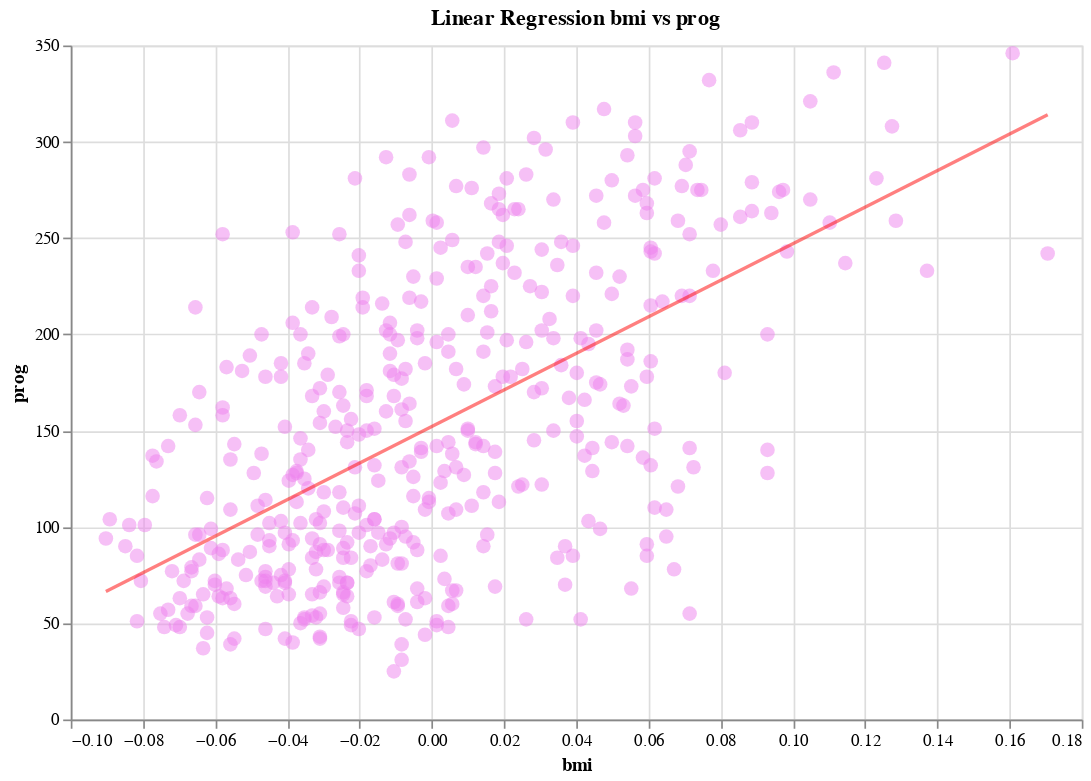

The cell this chart's notebook holds for it:
### Markdown cell above
Con la feature escogida haz el siguiente gráfico:

- Scatter Plot
- Eje X: Valores de la feature escogida.
- Eje Y: Valores de la columna a predecir (target).
- En color rojo dibuja la recta correspondiente a la regresión lineal (utilizando `intercept_`y `coefs_`).
- Coloca un título adecuado, nombre de los ejes, etc.

Puedes utilizar `matplotlib` o `altair`, el que prefiera.

### Code cell
points=alt.Chart(diabetes_df).mark_circle(size=75,opacity=0.5,color="violet").encode(
    x="bmi:Q",
    y="prog:Q"
)
X_bmi=diabetes_df[["bmi"]].values
bmi_reg=LinearRegression(fit_intercept=True).fit(X_bmi,y)

reg_df = (
    diabetes_df.loc[
        lambda x: x["bmi"].isin([x["bmi"].min(), x["bmi"].max()])
        , ["bmi"]
    ].assign(regression=lambda x: bmi_reg.intercept_ + x["bmi"] * bmi_reg.coef_)
)
reg_df

reg_line = alt.Chart(reg_df,title="Linear Regression bmi vs prog").mark_line(color="red", opacity=0.5).encode(
    x=alt.X("bmi:Q"),
    y=alt.Y("regression:Q",axis=alt.Axis(title="prog"))
).properties(
    width=600,
    height=400
)
points + reg_line

### Figure 1 — Vega-Lite specification as saved in the notebook (floating-point values rounded to 4 significant figures; data arrays with more than 128 entries replaced by an {"elided": "..."} marker saying what was removed)
{"$schema": "https://vega.github.io/schema/vega-lite/v3.4.0.json", "config": {"background": "white", "mark": {"tooltip": null}, "view": {"height": 300, "width": 400}}, "datasets": {"data-19f0800f83d93182e18fcd55a2acad4a": [{"bmi": -0.09028, "regression": 66.42}, {"bmi": 0.1706, "regression": 314.1}], "data-522fed31eb8dd0c5e08ec191c165ba05": {"elided": "442 records"}}, "layer": [{"data": {"name": "data-522fed31eb8dd0c5e08ec191c165ba05"}, "encoding": {"x": {"field": "bmi", "type": "quantitative"}, "y": {"field": "prog", "type": "quantitative"}}, "mark": {"color": "violet", "opacity": 0.5, "size": 75, "type": "circle"}}, {"data": {"name": "data-19f0800f83d93182e18fcd55a2acad4a"}, "encoding": {"x": {"field": "bmi", "type": "quantitative"}, "y": {"axis": {"title": "prog"}, "field": "regression", "type": "quantitative"}}, "height": 400, "mark": {"color": "red", "opacity": 0.5, "type": "line"}, "title": "Linear Regression bmi vs prog", "width": 600}]}
